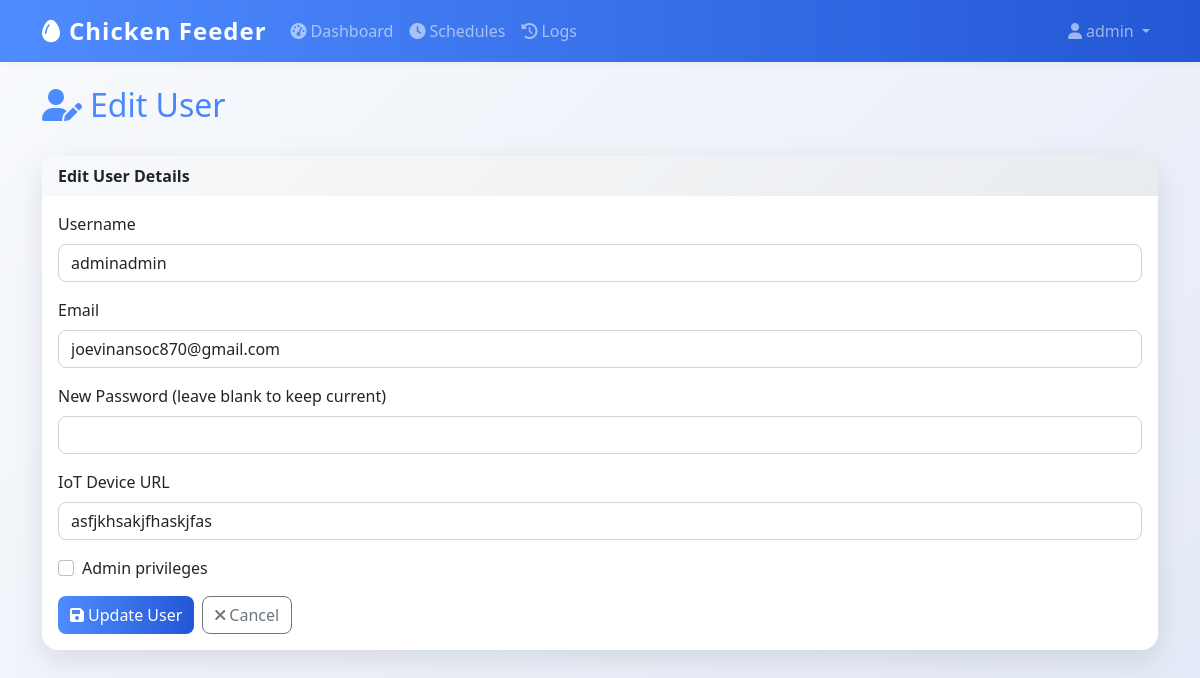
The page /admin/2/edit (signed in) on the database its author committed.
### app.py (models this page shows)
class User(UserMixin, db.Model):
    id = db.Column(db.Integer, primary_key=True)
    username = db.Column(db.String(80), unique=True, nullable=False)
    email = db.Column(db.String(120), unique=True, nullable=False)
    password_hash = db.Column(db.String(120), nullable=False)
    is_admin = db.Column(db.Boolean, default=True)
    created_at = db.Column(db.DateTime, default=datetime.utcnow)
    iot_device_url = db.Column(db.String(255), nullable=True)  # IoT device association

### app.py (the view, shortened to what this page needs)
@app.route('/admin/<int:user_id>/edit', methods=['GET', 'POST'])
@login_required
def admin_edit_user(user_id):
    if not require_admin():
        return redirect(url_for('dashboard'))
    user = db.session.get(User, user_id)
    if not user:
        flash('User not found.')
        return redirect(url_for('admin_dashboard'))
    return render_template('admin/edit_user.html', user=user)

### app.py (called while the page is built)
@login_manager.user_loader
def load_user(user_id):
    return db.session.get(User, int(user_id))

@app.context_processor
def inject_datetime():
    return {'datetime': datetime}

def require_admin():
    if not current_user.is_authenticated or not getattr(current_user, 'is_admin', False):
        flash('Unauthorized: admin access required.')
        return False
    return True

### templates/admin/edit_user.html (shortened to what this page needs)
{% extends "base.html" %}
{% block content %}
<div class="row mb-4">
    <div class="col">
        <h1 class="h2 main-title-gradient">
            <i class="fas fa-user-edit me-2"></i>Edit User
        </h1>
    </div>
</div>
<div class="card shadow">
    <div class="card-header bg-light border-bottom-0">
        <strong>Edit User Details</strong>
    </div>
    <div class="card-body">
        <form method="POST">
            <div class="mb-3">
                <label for="username" class="form-label">Username</label>
                <input type="text" class="form-control" id="username" name="username" value="{{ user.username }}" required>
            </div>
            <div class="mb-3">
                <label for="email" class="form-label">Email</label>
                <input type="email" class="form-control" id="email" name="email" value="{{ user.email }}" required>
            </div>
            <div class="mb-3">
                <label for="password" class="form-label">New Password (leave blank to keep current)</label>
                <input type="password" class="form-control" id="password" name="password">
            </div>
            <div class="mb-3">
                <label for="iot_device_url" class="form-label">IoT Device URL</label>
                <input type="text" class="form-control" id="iot_device_url" name="iot_device_url" value="{{ user.iot_device_url }}" placeholder="http://device-ip-or-url">
            </div>
            <div class="mb-3 form-check">
                <input type="checkbox" class="form-check-input" id="is_admin" name="is_admin" {% if user.is_admin %}checked{% endif %}>
                <label class="form-check-label" for="is_admin">Admin privileges</label>
            </div>
            <div class="d-flex gap-2">
                <button type="submit" class="btn btn-primary">
                    <i class="fas fa-save me-1"></i>Update User
                </button>
                <a href="{{ url_for('admin_dashboard') }}" class="btn btn-outline-secondary">
                    <i class="fas fa-times me-1"></i>Cancel
                </a>
            </div>
        </form>
    </div>
</div>
{% endblock %}

### templates/base.html (shortened to what this page needs)
<!DOCTYPE html>
<html lang="en">
<head>
    <link href="https://cdn.jsdelivr.net/npm/bootstrap@5.1.3/dist/css/bootstrap.min.css" rel="stylesheet">
    <link href="https://cdnjs.cloudflare.com/ajax/libs/font-awesome/6.0.0/css/all.min.css" rel="stylesheet">
    <link href="{{ url_for('static', filename='css/style.css') }}" rel="stylesheet">
</head>
<body>
    {% if current_user.is_authenticated %}
    <nav class="navbar navbar-expand-lg navbar-dark bg-primary">
        <div class="container">
            <a class="navbar-brand" href="{{ url_for('dashboard') }}">
                <i class="fas fa-egg me-2"></i>Chicken Feeder
            </a>
            <div class="collapse navbar-collapse" id="navbarNav">
                <ul class="navbar-nav me-auto">
                    <li class="nav-item">
                        <a class="nav-link {% if request.endpoint == 'dashboard' %}active{% endif %}"
                           href="{{ url_for('dashboard') }}">
                            <i class="fas fa-tachometer-alt me-1"></i>Dashboard
                        </a>
                    </li>
                    <li class="nav-item">
                        <a class="nav-link {% if request.endpoint in ['schedules', 'add_schedule'] %}active{% endif %}"
                           href="{{ url_for('schedules') }}">
                            <i class="fas fa-clock me-1"></i>Schedules
                        </a>
                    </li>
                    <li class="nav-item">
                        <a class="nav-link {% if request.endpoint == 'logs' %}active{% endif %}"
                           href="{{ url_for('logs') }}">
                            <i class="fas fa-history me-1"></i>Logs
                        </a>
                    </li>
                </ul>
                <ul class="navbar-nav">
                    <li class="nav-item dropdown">
                        <a class="nav-link dropdown-toggle" href="#" id="navbarDropdown" role="button"
                           data-bs-toggle="dropdown">
                            <i class="fas fa-user me-1"></i>{{ current_user.username }}
                        </a>
                    </li>
                </ul>
            </div>
        </div>
    </nav>
    {% endif %}
    <main class="container mt-4 mb-5">
        {% block content %}{% endblock %}
    </main>
</body>
</html>

### static/css/style.css (style rules this page uses)
:root { --primary-color: #2c5f2d; --secondary-color: #97bc62; --success-color: #28a745; --danger-color: #dc3545; --warning-color: #ffc107; --info-color: #17a2b8; --light-color: #f8f9fa; --dark-color: #343a40; }
body { font-family: 'Segoe UI', Tahoma, Geneva, Verdana, sans-serif; background-color: #f5f7fa; }
.navbar-brand { font-weight: bold; font-size: 1.5rem; }
.navbar-nav .nav-link { font-weight: 500; transition: all 0.2s ease; }
.card { border: none; border-radius: 12px; box-shadow: 0 2px 10px rgba(0,0,0,0.08); transition: all 0.3s ease; }
.card-header { background: linear-gradient(135deg, #f8f9fa 0%, #e9ecef 100%); border-bottom: 1px solid #dee2e6; border-radius: 12px 12px 0 0 !important; font-weight: 600; }
.btn { border-radius: 8px; font-weight: 500; transition: all 0.2s ease; }
.btn-primary { background: linear-gradient(135deg, var(--primary-color) 0%, var(--secondary-color) 100%); border: none; }
.form-control, .form-select { border-radius: 8px; border: 1px solid #ced4da; transition: all 0.2s ease; }
.card.shadow { box-shadow: 0 10px 30px rgba(0,0,0,0.1) !important; }

### templates/base.html (style rules this page uses)
body { background: linear-gradient(135deg, #f8fafc 0%, #e3e9f7 100%); min-height: 100vh; }
.navbar { box-shadow: 0 2px 8px rgba(0,0,0,0.04); }
.card { border-radius: 1rem; box-shadow: 0 4px 24px rgba(0,0,0,0.07); }
.btn-primary, .bg-primary { background: linear-gradient(90deg, #4f8cff 0%, #2357d5 100%) !important; border: none; }
.card-title, h1, h2, h3, h4, h5, h6 { font-family: 'Segoe UI', 'Roboto', 'Arial', sans-serif; font-weight: 600; }
.navbar-brand { font-weight: bold; letter-spacing: 1px; }
.main-title-gradient { background: linear-gradient(90deg, #4f8cff 0%, #2357d5 100%); background-clip: text; -webkit-text-fill-color: transparent; }

### rows shown on the page
User: username "admin"
User: username "adminadmin", email "joevinansoc870@gmail.com", iot_device_url "asfjkhsakjfhaskjfas"
